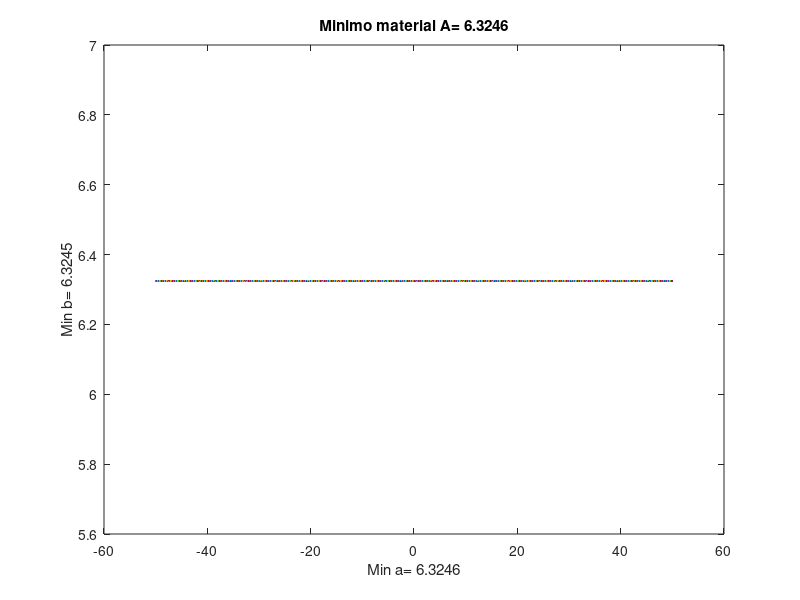

The MATLAB source for this figure:
% Octave Script
% Title         :Funcion mínimo material para la alberca
% Description   :Script del ejercicio de la alberca
% Author        :Rafael Miranda Jimenez, Maria Guadalupe Martinez Santiago, Diana Hernandez Franco
% Date          :20211013
% Version       :1
% Usage         :octave> /path/alberca
% Notes         :Requiere aplicación octave y usar linea de comandos

% limpiar variables
 clear
 disp("Una persona tiene su casa en un patio rectangular que mide 20 por 30 metros y desea construir una alberca de forma rectangular, cuya área sea de 40 metros cuadrados. Determina las dimensiones del rectángulo para que la cantidad de material que use en las paredes sea mínima."); 
% Minimo material para la alberca
% Rango de 0..10 en i= 0.1
  r=-50:0.1:50;
% Valor de la funcion (a, b)
ar= @(ar)sqrt(40);
ab=@(ab) 40/6.3246;
% Función a plotear
y= sqrt(40);
z=40/6.3246;
% Funcion para valor minimo
resr = fminbnd(ar,-50,50);
resr1 = fminbnd(ab,-50,50);
% Dibujar r,y
plot (r,y);

% Titulo
  title (['Minimo material A= ' num2str(ar (resr))]);
% Etiqueta para a
  xlabel(['Min a= ' num2str( ar(resr)) ] );
% Etiqueta para b
  ylabel(['Min b= ' num2str( ab(resr1))] );  
  
 
  
